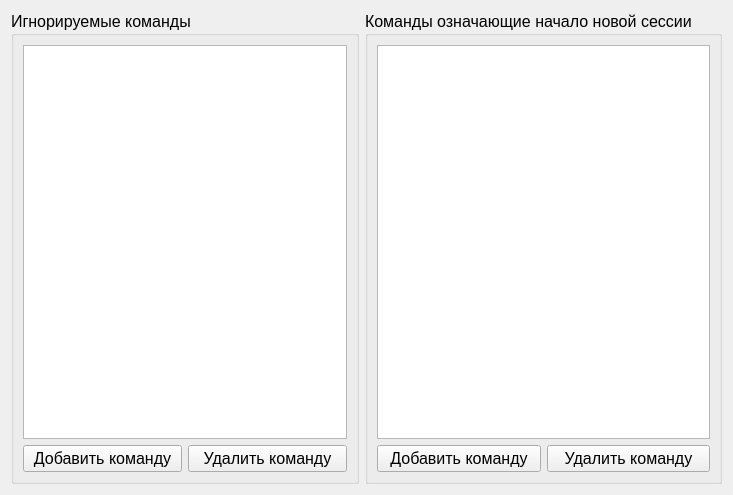
<?xml version="1.0" encoding="UTF-8"?>
<ui version="4.0">
 <class>CmdListWindow</class>
 <widget class="QWidget" name="CmdListWindow">
  <property name="geometry">
   <rect>
    <x>0</x>
    <y>0</y>
    <width>733</width>
    <height>495</height>
   </rect>
  </property>
  <property name="font">
   <font>
    <pointsize>12</pointsize>
   </font>
  </property>
  <property name="windowTitle">
   <string>Расширенные настройки</string>
  </property>
  <layout class="QHBoxLayout" name="horizontalLayout">
   <item>
    <widget class="QGroupBox" name="groupBox">
     <property name="title">
      <string>Игнорируемые команды</string>
     </property>
     <layout class="QVBoxLayout" name="verticalLayout">
      <item>
       <widget class="QListWidget" name="ignore_cmds_listWidget">
        <property name="editTriggers">
         <set>QAbstractItemView::DoubleClicked</set>
        </property>
       </widget>
      </item>
      <item>
       <layout class="QHBoxLayout" name="horizontalLayout_3">
        <item>
         <widget class="QPushButton" name="add_ign_cmd_pushButton">
          <property name="text">
           <string>Добавить команду</string>
          </property>
         </widget>
        </item>
        <item>
         <widget class="QPushButton" name="del_ign_cmd_pushButton">
          <property name="text">
           <string>Удалить команду</string>
          </property>
         </widget>
        </item>
       </layout>
      </item>
     </layout>
    </widget>
   </item>
   <item>
    <widget class="QGroupBox" name="groupBox_2">
     <property name="title">
      <string>Команды означающие начало новой сессии</string>
     </property>
     <layout class="QVBoxLayout" name="verticalLayout_2">
      <item>
       <widget class="QListWidget" name="new_session_cmds_listWidget">
        <property name="editTriggers">
         <set>QAbstractItemView::DoubleClicked</set>
        </property>
       </widget>
      </item>
      <item>
       <layout class="QHBoxLayout" name="horizontalLayout_4">
        <item>
         <widget class="QPushButton" name="add_new_ses_cmd_pushButton">
          <property name="text">
           <string>Добавить команду</string>
          </property>
         </widget>
        </item>
        <item>
         <widget class="QPushButton" name="del_new_ses_cmd_pushButton">
          <property name="text">
           <string>Удалить команду</string>
          </property>
         </widget>
        </item>
       </layout>
      </item>
     </layout>
    </widget>
   </item>
  </layout>
 </widget>
 <resources/>
 <connections/>
</ui>
